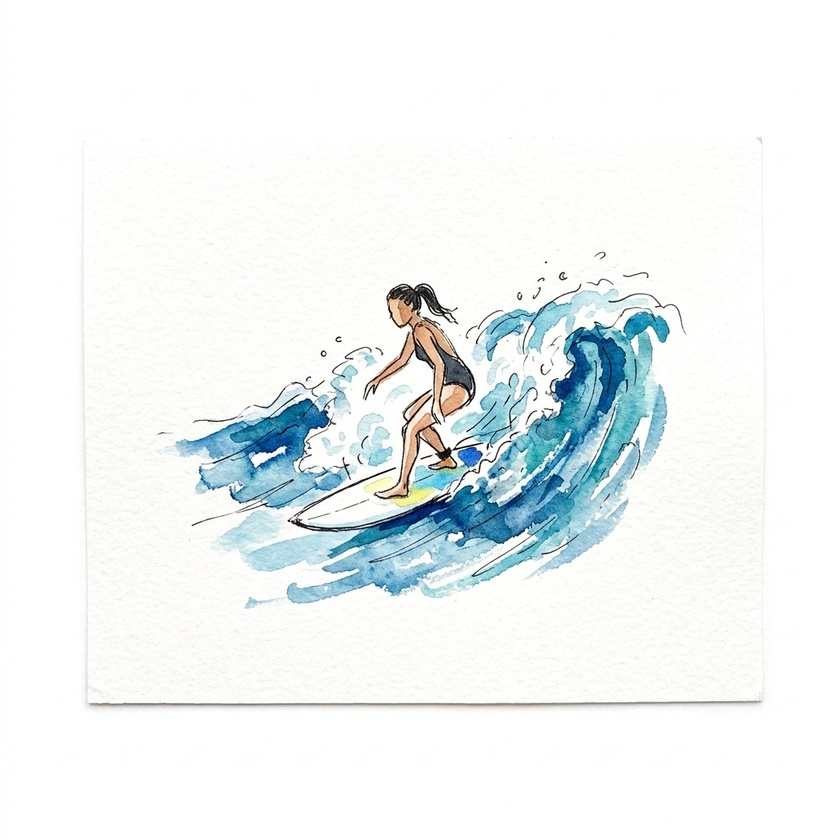
#> input picture assets/images/surfer_element.jpg, 840 x 840 px, shrunk from 1024 x 1024 before the run
$ python process_images.py
#> lines starting #> are read from the running program, lines starting #| are printed output that depends on the picture
from PIL import Image
import os

def make_transparent(input_path, output_path, bg_color='white', tolerance=50):
#> called with input_path = 'assets/images/surfer_element.jpg', output_path = 'assets/images/surfer_element.png', bg_color = 'white', tolerance = 60
    img = Image.open(input_path).convert("RGBA")
    datas = img.getdata()
    newData = []

    if bg_color == 'white':
        for item in datas:
            if item[0] > 255 - tolerance and item[1] > 255 - tolerance and item[2] > 255 - tolerance:
                newData.append((255, 255, 255, 0))
            else:
                newData.append(item)
#> this loop made 705600 passes
#> item on passes 1 to 3: (252, 252, 252, 255), (253, 253, 253, 255), (254, 254, 254, 255)
#> after the loop, newData = 705600 items
    elif bg_color == 'black':
        for item in datas:
            if item[0] < tolerance and item[1] < tolerance and item[2] < tolerance:
                newData.append((0, 0, 0, 0))
            else:
                newData.append(item)

    img.putdata(newData)
    img.save(output_path, "PNG")

print("Processing images...")
make_transparent('assets/images/surfer_element.jpg', 'assets/images/surfer_element.png', 'white', 60)
make_transparent('assets/images/boat_element.jpg', 'assets/images/boat_element.png', 'white', 60)
#> call 2 of make_transparent, with input_path = 'assets/images/boat_element.jpg', output_path = 'assets/images/boat_element.png', bg_color = 'white', tolerance = 60
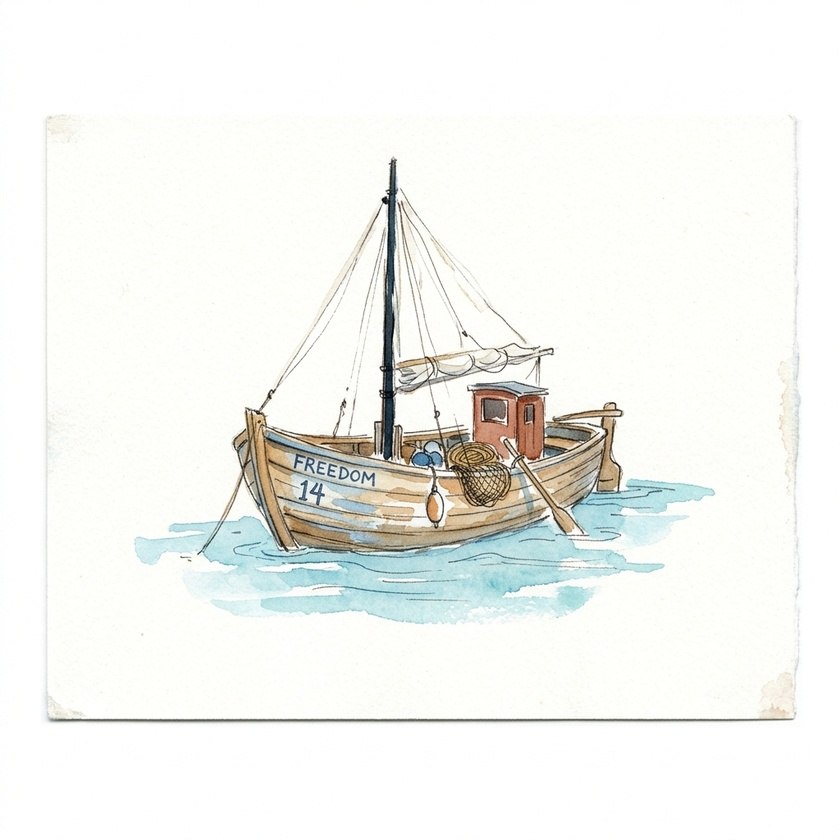
#> input picture assets/images/boat_element.jpg, 840 x 840 px, shrunk from 1024 x 1024 before the run
#> the loop in make_transparent (call 2), `for item in datas:` made 705600 passes
#> in make_transparent (call 2), `img.putdata(newData)`:
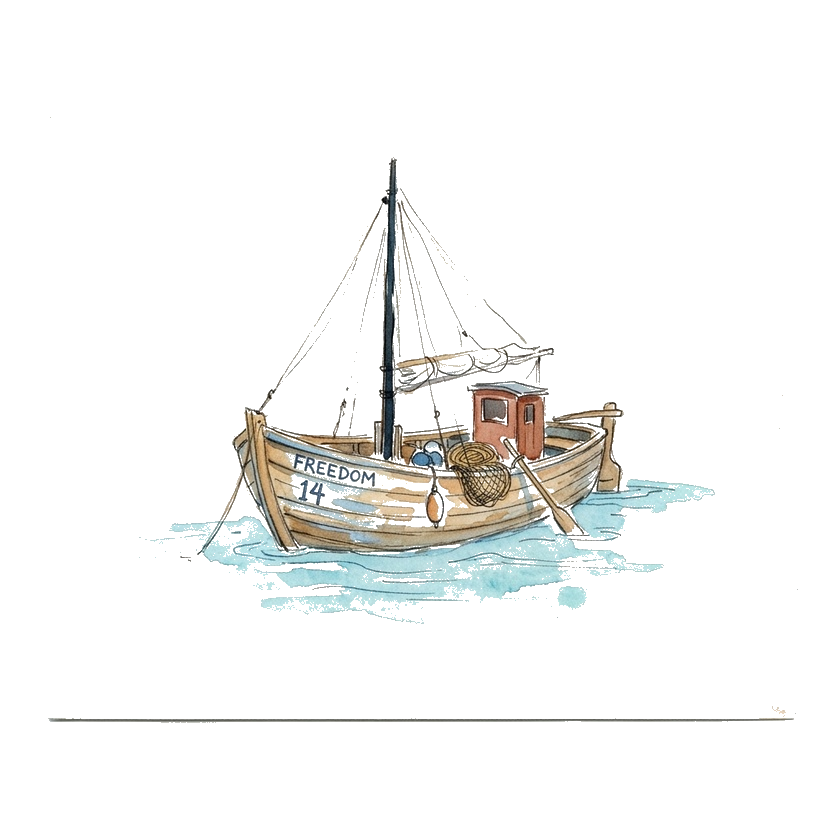
#> img: PIL image 840x840 RGBA; mean R, G, B, A 245.5, 245.8, 244.7, 25.1; transparent parts drawn white
make_transparent('assets/images/cloud_element.jpg', 'assets/images/cloud_element.png', 'black', 60)
#> call 3 of make_transparent, with input_path = 'assets/images/cloud_element.jpg', output_path = 'assets/images/cloud_element.png', bg_color = 'black', tolerance = 60
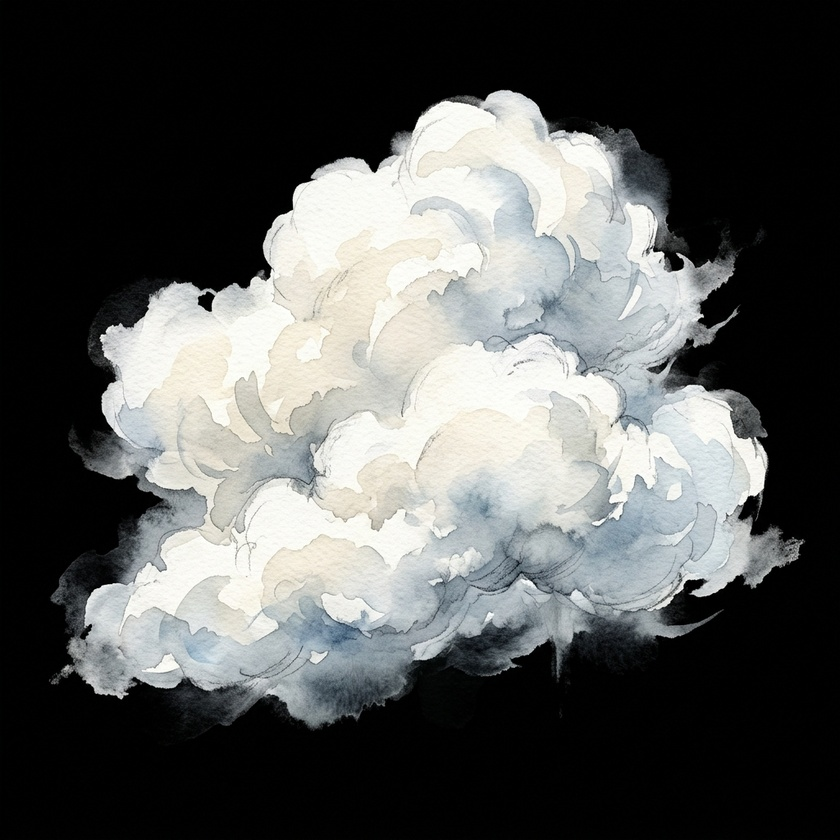
#> input picture assets/images/cloud_element.jpg, 840 x 840 px, shrunk from 1024 x 1024 before the run
#> the loop in make_transparent (call 3), `for item in datas:` made 705600 passes
#> item on passes 1 to 3: (4, 6, 5, 255), (2, 4, 3, 255), (1, 3, 2, 255)
#> in make_transparent (call 3), `img.putdata(newData)`:
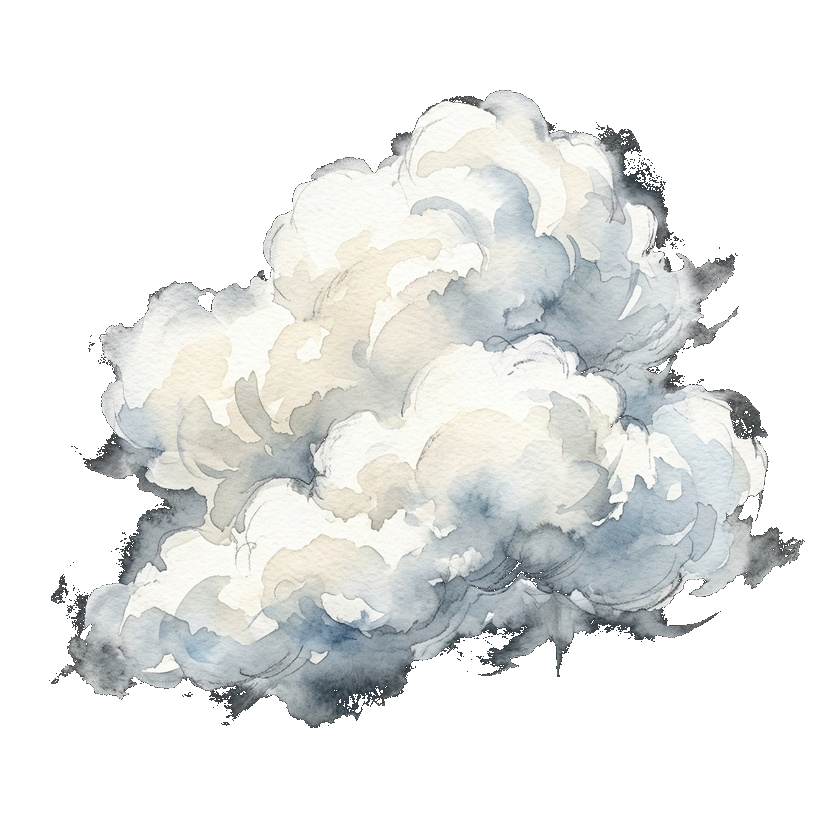
#> img: PIL image 840x840 RGBA; mean R, G, B, A 86.2, 87.6, 86.3, 108.2; transparent parts drawn white
print("Done!")
